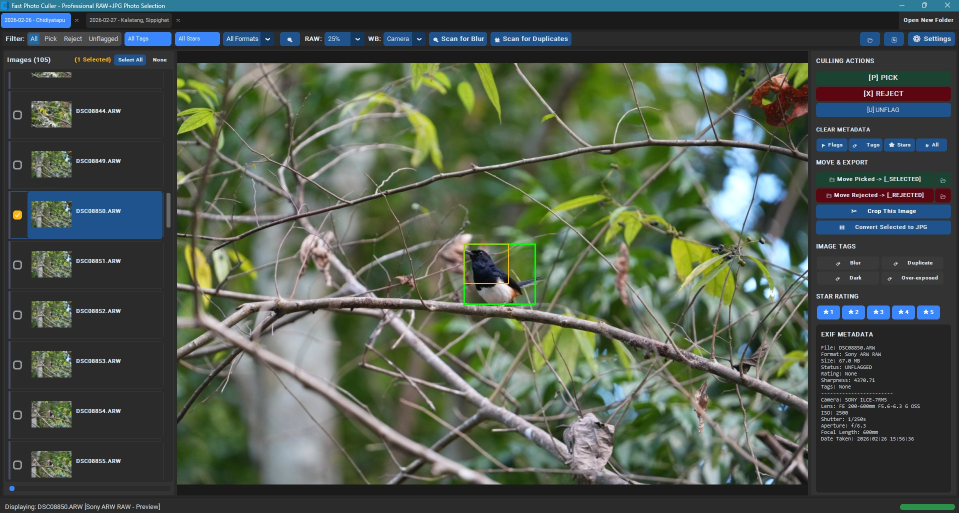
#> input picture media/ss1.jpg, 1917 x 1026 px (shown at 1/2 size); its folder holds only this picture in this run
$ python -i yolo_subject.py   (imports and definitions only)   (older library calls are emulated)
#> lines starting #> are read from the running program, lines starting #| are printed output that depends on the picture; after the words box and inside, x2 and y2 are one past the last pixel; in counts of white or black regions, pixels touching at a corner belong together
#> further down, picture is the input picture: PIL image 1917x1026 RGB; mean R, G, B 78, 88.7, 77.6
"""
AI Subject Focus Detection Algorithm.
Uses YOLOv8 object detection to locate main subject bounding box, then evaluates focus
sharpness using 95th percentile Laplacian + Sobel gradient energy on multi-layer crops.
Falls back to center-60% ROI crop when no YOLO detection is available.
"""

import sys
from pathlib import Path
from typing import Any, Optional, Tuple
from PIL import Image

try:
    import cv2
    import numpy as np
except ImportError:
    cv2 = None
    np = None

from .bird_subject import compute_bird_subject_sharpness


# [112 lines left out: functions evaluate_region_sharpness, compute_patch_grid_sharpness, extract_eye_box_mediapipe, not called in this run]


from .eye_detector import (
    detect_animal_bird_eye,
    extract_eye_box_yolo_pose,
    extract_eye_face_box
)


# [54 lines left out: function select_best_subject_box, not called in this run]


def extract_saliency_subject_box(rgb_img: Any) -> Tuple[int, int, int, int]:
    """
    Focus-Density Saliency ROI Extractor.
    Used when YOLO model fails to detect heavily camouflaged subjects in complex scenes.
    Calculates the spatial bounding box around the highest local focus energy / contrast cluster.
    Prevents background leaf clutter from expanding to full frame.
    """
    try:
        arr = np.array(rgb_img)
        if cv2 is not None and arr.size > 0:
            gray = cv2.cvtColor(arr, cv2.COLOR_RGB2GRAY)
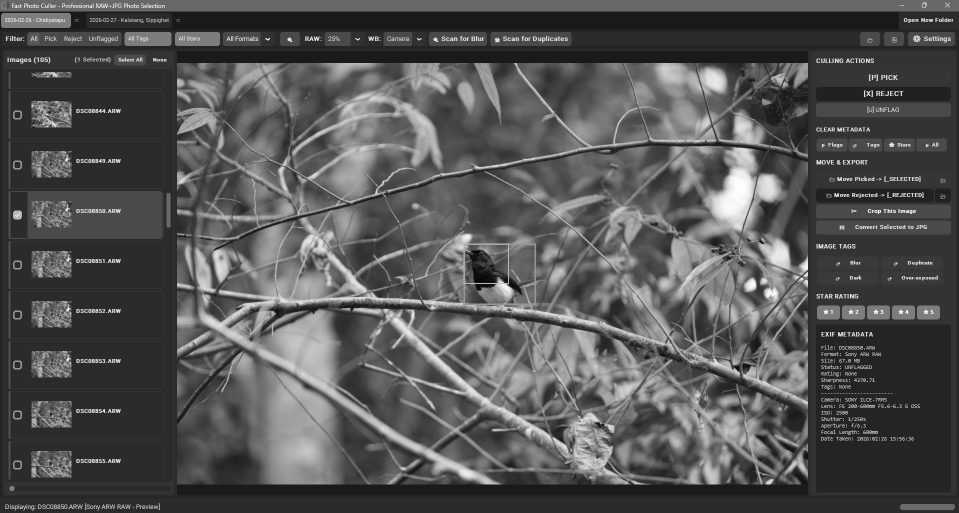
#> gray: shape (1026, 1917) (shown at 1/2 size); min 3, max 255, mean 84.2
            h, w = gray.shape
#> h = 1026; w = 1917

            # Compute local Laplacian variance map (focus energy)
            lap = cv2.Laplacian(gray, cv2.CV_32F)
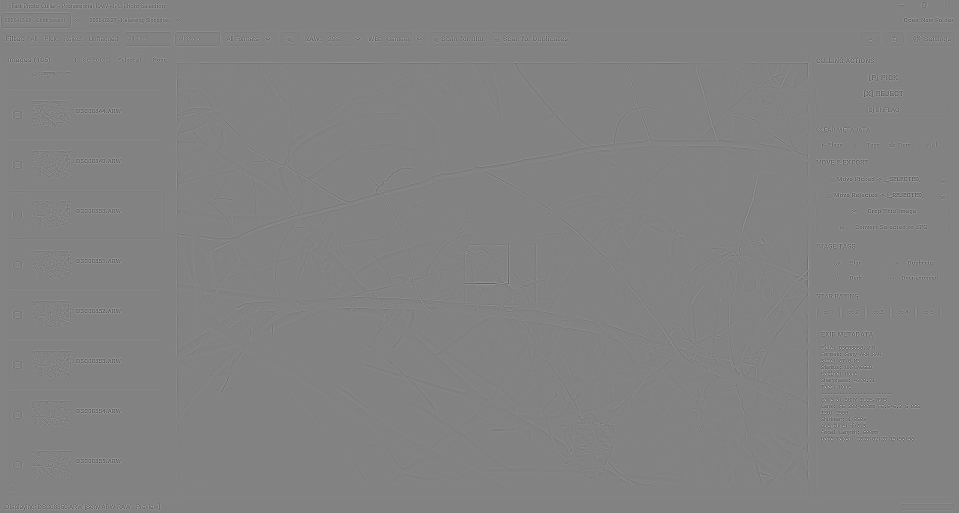
#> lap: shape (1026, 1917) float32 (shown at 1/2 size); min -637, max 607, mean 0; drawn with min black and max white
            lap_abs = np.abs(lap)

            # Smooth local focus energy
            focus_map = cv2.GaussianBlur(lap_abs, (31, 31), 0)
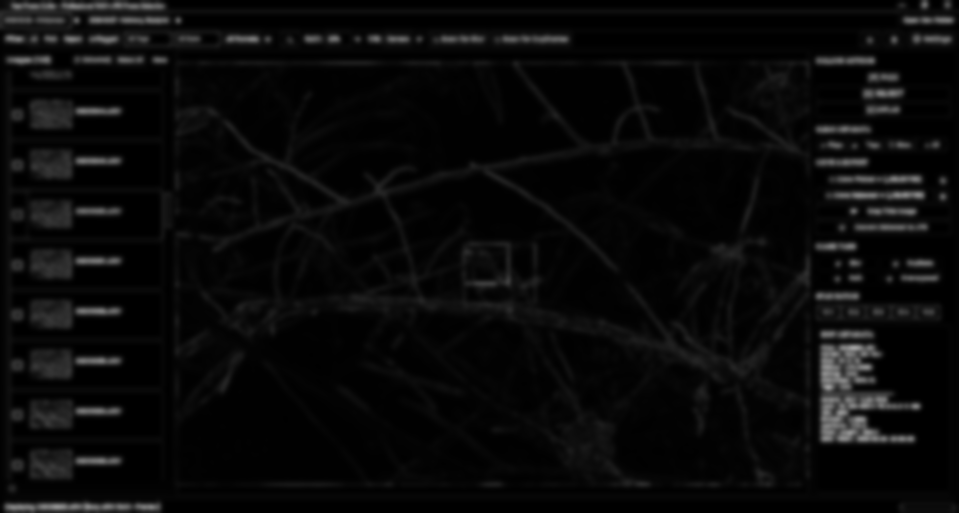
#> focus_map: shape (1026, 1917) float32 (shown at 1/2 size); min 0, max 159.6, mean 10.3

            # Apply narrow Gaussian center bias to focus map
            cy_grid, cx_grid = np.ogrid[:h, :w]
#> cy_grid = 1026 values from 0 to 1025
            sigma_x = w / 5.0
#> sigma_x = 383.4
            sigma_y = h / 5.0
#> sigma_y = 205.2
            dist_sq = ((cx_grid - w/2.0) / sigma_x)**2 + ((cy_grid - h/2.0) / sigma_y)**2
            center_mask = np.exp(-0.5 * dist_sq)
            center_mask = 0.02 + 0.98 * center_mask  # 2% floor for extreme edges
            weighted = focus_map * center_mask
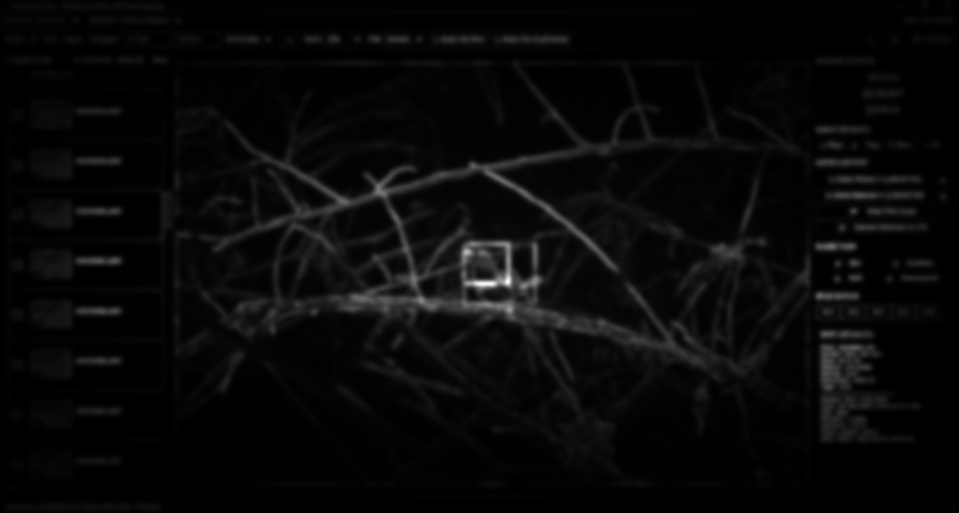
#> weighted: shape (1026, 1917) float64 (shown at 1/2 size); min 0, max 57.67, mean 2; drawn with min black and max white

            # Multi-percentile focus density search
            for p in [85, 75, 65]:
                thresh_val = np.percentile(weighted, p)
                _, mask = cv2.threshold(weighted, thresh_val, 255, cv2.THRESH_BINARY)
                mask = mask.astype(np.uint8)

                kernel = cv2.getStructuringElement(cv2.MORPH_ELLIPSE, (15, 15))
                mask = cv2.morphologyEx(mask, cv2.MORPH_CLOSE, kernel)

                contours, _ = cv2.findContours(mask, cv2.RETR_EXTERNAL, cv2.CHAIN_APPROX_SIMPLE)
                if contours:
                    valid_candidates = []
                    for c in contours:
                        bx, by, bw, bh = cv2.boundingRect(c)
                        area = bw * bh
                        if area < 100:
                            continue
                        # Ignore massive contours that span most of the image (>65% w or >65% h)
                        if bw > 0.65 * w or bh > 0.65 * h:
                            continue

                        # Score contour by average focus energy density & centrality
                        c_mask = np.zeros((h, w), dtype=np.uint8)
                        cv2.drawContours(c_mask, [c], -1, 255, -1)
                        density = cv2.mean(weighted, mask=c_mask)[0]

                        cx_c = bx + bw / 2.0
                        cy_c = by + bh / 2.0

                        # Calculate narrow Gaussian center bias for contour candidate
                        dist_sq_c = ((cx_c - w/2.0) / sigma_x)**2 + ((cy_c - h/2.0) / sigma_y)**2
                        cb_val = np.exp(-0.5 * dist_sq_c)

                        score = density * cb_val
                        valid_candidates.append((score, (bx, by, bw, bh)))

                    if valid_candidates:
                        # Pick contour cluster with HIGHEST focus density (the sharp bird/subject)
                        best_cand = max(valid_candidates, key=lambda item: item[0])
                        bx, by, bw, bh = best_cand[1]

                        margin_x, margin_y = int(bw * 0.10), int(bh * 0.10)
                        x1 = max(0, bx - margin_x)
                        y1 = max(0, by - margin_y)
                        x2 = min(w, bx + bw + margin_x)
                        y2 = min(h, by + bh + margin_y)
                        if (x2 - x1) > 20 and (y2 - y1) > 20:
                            return (x1, y1, x2, y2)
#> this loop made 1 pass
#> thresh_val on pass 1: 3.74
#> pass 1, in extract_saliency_subject_box, `_, mask = cv2.threshold(weighted, thresh_val, 255, cv2.THRESH_BINARY)`:
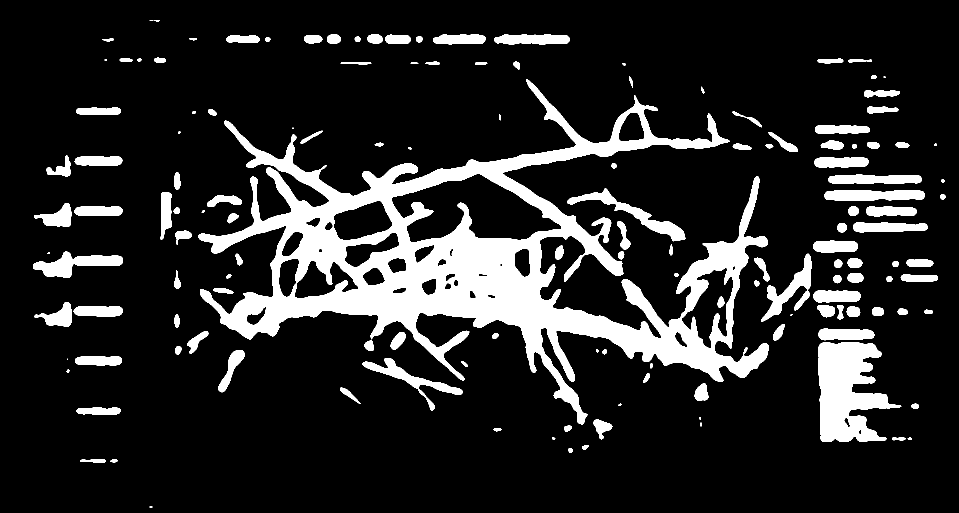
#> mask: shape (1026, 1917) float64 (shown at 1/2 size); 15% white; 146 white regions (9 under 20 px), largest, box (x1, y1, x2, y2) and area: (397, 158, 1538, 849) 188854, (1637, 684, 1803, 884) 20121, (1134, 377, 1371, 483) 4484
#> pass 1, in extract_saliency_subject_box, `mask = cv2.morphologyEx(mask, cv2.MORPH_CLOSE, kernel)`:
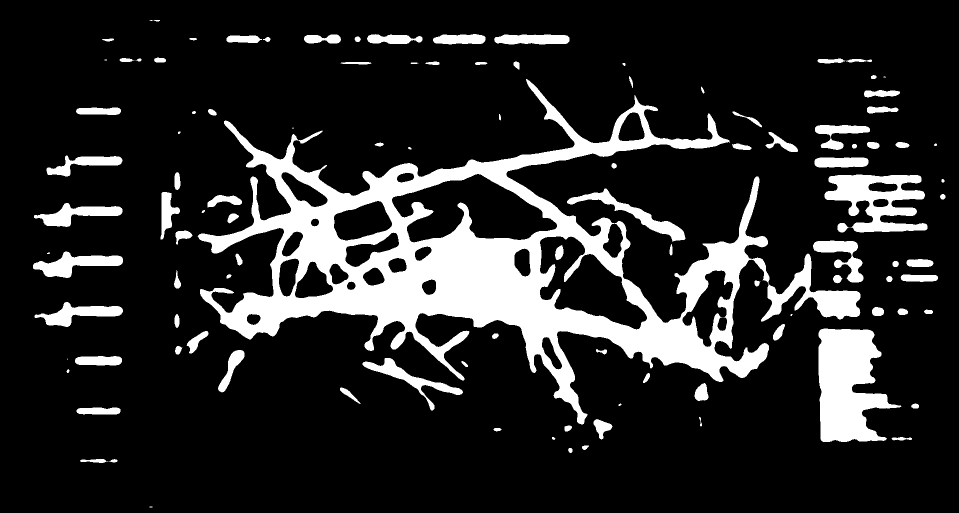
#> mask: shape (1026, 1917) (shown at 1/2 size); 15.7% white; 110 white regions (8 under 20 px), largest, box (x1, y1, x2, y2) and area: (395, 158, 1721, 849) 208241, (1637, 657, 1803, 884) 23966, (1649, 349, 1855, 465) 12722
#> after the loop:
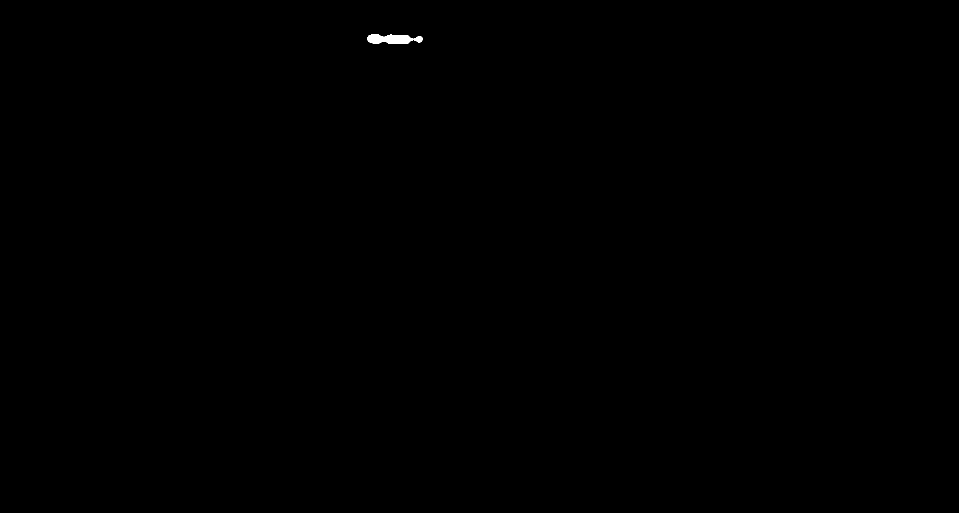
#> c_mask: shape (1026, 1917) (shown at 1/2 size); 0.08% white; 1 white region, box (x1, y1, x2, y2) and area: (734, 68, 845, 88) 1561
    except Exception:
        pass

    img_w, img_h = rgb_img.size if hasattr(rgb_img, "size") else (400, 400)
    return (int(img_w * 0.25), int(img_h * 0.25), int(img_w * 0.75), int(img_h * 0.75))


# [210 lines left out: functions detect_camouflaged_subject, compute_ai_subject_sharpness, not called in this run]


# Backward compatibility alias
compute_yolo_subject_sharpness = compute_ai_subject_sharpness

>>> from PIL import Image
>>> picture = Image.open('../../../media/ss1.jpg')
>>> result = extract_saliency_subject_box(picture)
#> result = (1111, 367, 1394, 494)
